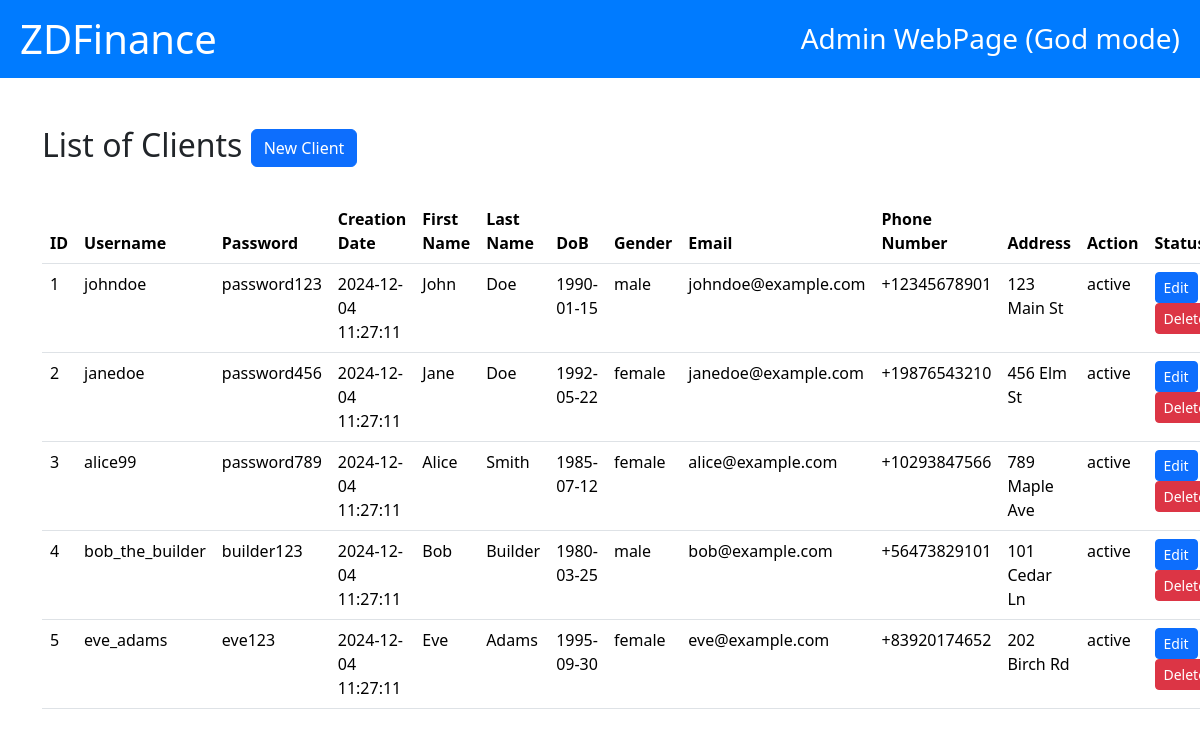
/admin/read_clients.php, run on the app's committed database.
### tables this page shows
CREATE TABLE Users (
    UserID INT AUTO_INCREMENT PRIMARY KEY, 
    Username VARCHAR(32) NOT NULL UNIQUE CHECK (Username REGEXP '^[a-zA-Z0-9_]{3,32}$'), 
    Password VARCHAR(255) NOT NULL,
    Creation_Date TIMESTAMP DEFAULT CURRENT_TIMESTAMP, 
    First_Name VARCHAR(64) NOT NULL CHECK (First_Name REGEXP '^[A-Za-z]+$'), 
    Last_Name VARCHAR(64) NOT NULL CHECK (Last_Name REGEXP '^[A-Za-z]+$'), 
    Date_of_Birth DATE NOT NULL, 
    Gender ENUM('male', 'female') NOT NULL, 
    Email VARCHAR(64) NOT NULL UNIQUE CHECK (Email REGEXP '^[a-zA-Z0-9._%+-]+@[a-zA-Z0-9.-]+\\.[a-zA-Z]{2,}$'), 
    Phone_Number VARCHAR(15) NOT NULL UNIQUE CHECK (Phone_Number REGEXP '^\\+?[0-9]{7,15}$'), 
    Address VARCHAR(255) NOT NULL,
    Status Enum('active', 'deleted') NOT NULL DEFAULT 'active'
);

### admin/read_clients.php (the view, shortened to what this page needs)
<!DOCTYPE html>
<html lang="en">
<head>
    <link href="https://cdn.jsdelivr.net/npm/bootstrap@5.3.3/dist/css/bootstrap.min.css" rel="stylesheet">
</head>
<body>
    <div class="header">
        <h1><a href="index.html">ZDFinance</a></h1>
        <h3>Admin WebPage (God mode)</h3>
    </div>
    <div class="container my-5">
        <h2>
            List of Clients
            <a class="btn btn-primary" href="/POS/admin/create_client.php" role="button">New Client</a>
        </h2>
        <br>
        <table class="table">
            <thead>
                <tr>
                    <th>ID</th>
                    <th>Username</th>
                    <th>Password</th>
                    <th>Creation Date</th>
                    <th>First Name</th>
                    <th>Last Name</th>
                    <th>DoB</th>
                    <th>Gender</th>
                    <th>Email</th>
                    <th>Phone Number</th>
                    <th>Address</th>
                    <th>Action</th>
                    <th>Status</th>
                </tr>
            </thead>
            <tbody>
                <?php
                $servername = "localhost";
                $username = "root";
                $password = "";
                $database = "pos_db";
                $connection = new mysqli($servername, $username, $password, $database);
                $sql = "SELECT * FROM Users";
                $result = $connection->query($sql);
                while ($row = $result->fetch_assoc()) {
                    echo "
                    <tr>
                        <td>$row[UserID]</td>
                        <td>$row[Username]</td>
                        <td>$row[Password]</td>
                        <td>$row[Creation_Date]</td>
                        <td>$row[First_Name]</td>
                        <td>$row[Last_Name]</td>
                        <td>$row[Date_of_Birth]</td>
                        <td>$row[Gender]</td>
                        <td>$row[Email]</td>
                        <td>$row[Phone_Number]</td>
                        <td>$row[Address]</td>
                        <td>$row[Status]</td>
                        <td>
                            <a class='btn btn-primary btn-sm' href='/POS/admin/edit_client.php?UserID=$row[UserID]'>Edit</a>
                            <a class='btn btn-danger btn-sm' href='/POS/admin/delete_client.php?UserID=$row[UserID]'>Delete</a>
                        </td>
                    </tr>
                    ";
                }
                ?>
            </tbody>
        </table>
    </div>
</body>
</html>

### admin/read_clients.php (style rules this page uses)
.header { background-color: #007bff; color: white; padding: 15px 20px; display: flex; align-items: center; justify-content: space-between; }
.header h1, .header h3 { margin: 0; }
.header h1 a { color: white; text-decoration: none; }

### data on the page
users: UserID "1", Username "johndoe", Password "password123", Creation_Date "2024-12-04 11:27:11", First_Name "John", Last_Name "Doe", Date_of_Birth "1990-01-15", Gender "male", Email "johndoe@example.com", Phone_Number "+12345678901", Address "123 Main St", Status "active"
users: UserID "2", Username "janedoe", Password "password456", Creation_Date "2024-12-04 11:27:11", First_Name "Jane", Last_Name "Doe", Date_of_Birth "1992-05-22", Gender "female", Email "janedoe@example.com", Phone_Number "+19876543210", Address "456 Elm St", Status "active"
users: UserID "3", Username "alice99", Password "password789", Creation_Date "2024-12-04 11:27:11", First_Name "Alice", Last_Name "Smith", Date_of_Birth "1985-07-12", Gender "female", Email "alice@example.com", Phone_Number "+10293847566", Address "789 Maple Ave", Status "active"
users: UserID "4", Username "bob_the_builder", Password "builder123", Creation_Date "2024-12-04 11:27:11", First_Name "Bob", Last_Name "Builder", Date_of_Birth "1980-03-25", Gender "male", Email "bob@example.com", Phone_Number "+56473829101", Address "101 Cedar Ln", Status "active"
users: UserID "5", Username "eve_adams", Password "eve123", Creation_Date "2024-12-04 11:27:11", First_Name "Eve", Last_Name "Adams", Date_of_Birth "1995-09-30", Gender "female", Email "eve@example.com", Phone_Number "+83920174652", Address "202 Birch Rd", Status "active"
